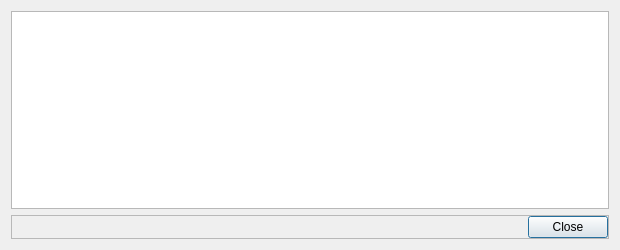
<?xml version="1.0" encoding="UTF-8"?>
<ui version="4.0">
 <class>TransactionDescDialog</class>
 <widget class="QDialog" name="TransactionDescDialog">
  <property name="geometry">
   <rect>
    <x>0</x>
    <y>0</y>
    <width>620</width>
    <height>250</height>
   </rect>
  </property>
  <property name="windowTitle">
   <string notr="true">Transaction details</string>
  </property>
  <layout class="QVBoxLayout" name="verticalLayout">
   <item>
    <widget class="QTextEdit" name="detailText">
     <property name="toolTip">
      <string>This pane shows a detailed description of the transaction</string>
     </property>
     <property name="readOnly">
      <bool>true</bool>
     </property>
    </widget>
   </item>
   <item>
    <widget class="QFrame" name="frame_2">
     <property name="frameShape">
      <enum>QFrame::StyledPanel</enum>
     </property>
     <property name="frameShadow">
      <enum>QFrame::Raised</enum>
     </property>
     <layout class="QHBoxLayout" name="horizontalLayout">
      <property name="leftMargin">
       <number>0</number>
      </property>
      <property name="topMargin">
       <number>0</number>
      </property>
      <property name="rightMargin">
       <number>0</number>
      </property>
      <property name="bottomMargin">
       <number>0</number>
      </property>
      <item>
       <spacer name="horizontalSpacer">
        <property name="orientation">
         <enum>Qt::Horizontal</enum>
        </property>
        <property name="sizeHint" stdset="0">
         <size>
          <width>516</width>
          <height>20</height>
         </size>
        </property>
       </spacer>
      </item>
      <item>
       <widget class="QPushButton" name="btnCancel">
        <property name="text">
         <string>Close</string>
        </property>
       </widget>
      </item>
     </layout>
    </widget>
   </item>
  </layout>
 </widget>
 <resources/>
 <connections/>
</ui>
